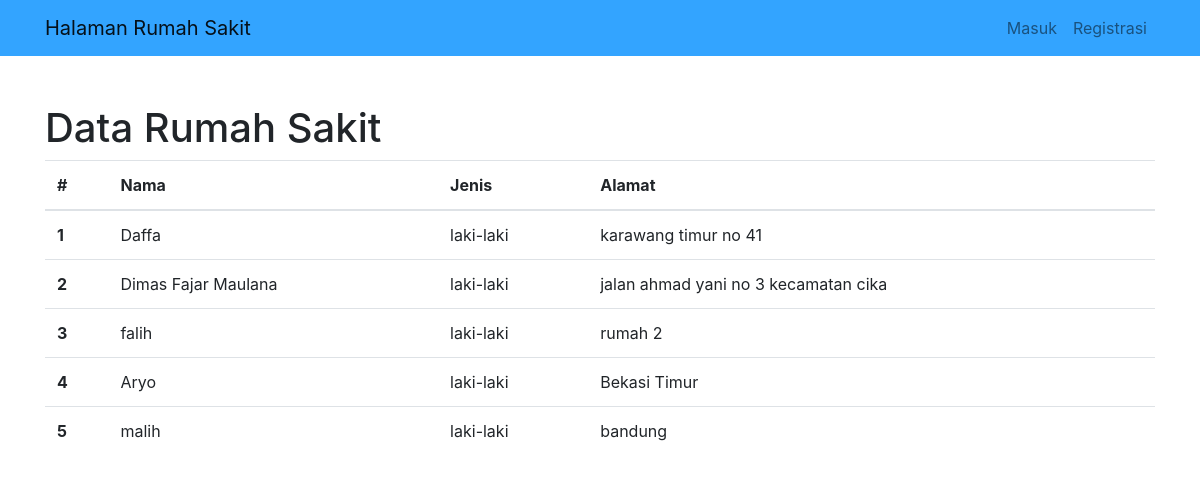
The page / on the database its author committed.
### tables this page shows
CREATE TABLE `hospital` (
  `id` int(11) NOT NULL,
  `nama` varchar(36) NOT NULL,
  `jenis` varchar(36) NOT NULL,
  `alamat` varchar(36) NOT NULL
);

### index.php (the view, shortened to what this page needs)
<?php
include('koneksi.php');
$hospitals = mysqli_query($conn, "SELECT * FROM hospital");
?>
<!DOCTYPE html>
<html lang="en">
<head>
  <link rel="stylesheet" href="https://cdn.jsdelivr.net/npm/bootstrap@4.6.0/dist/css/bootstrap.min.css">
  <link rel="stylesheet" href="https://cdnjs.cloudflare.com/ajax/libs/font-awesome/5.15.3/css/all.min.css">
</head>
<body>
<?php include('navbar.php'); ?>
  <div class="container py-5">
    <h1>Data Rumah Sakit</h1>
    <table class="table">
      <thead>
        <tr>
          <th scope="col">#</th>
          <th scope="col">Nama</th>
          <th scope="col">Jenis</th>
          <th scope="col">Alamat</th>
        </tr>
      </thead>
      <tbody>
        <?php if (mysqli_num_rows($hospitals) > 0) : ?>
          <?php $number = 0; ?>
          <?php while ($hospital = mysqli_fetch_assoc($hospitals)) { ?>
            <tr>
              <th scope="row"><?= ++$number; ?></th>
              <td><?= $hospital['nama']; ?></td>
              <td><?= $hospital['jenis']; ?></td>
              <td><?= $hospital['alamat']; ?></td>
            </tr>
          <?php } ?>
        <?php else : ?>
          <tr>
            <td colspan="6" class="text-center">Tidak ada Data Rumah Sakit</td>
          </tr>
        <?php endif;  ?>
    </table>
  </div>
</body>
</html>

### navbar.php (shortened to what this page needs)
<nav class="navbar navbar-expand-lg navbar-light" style="background-color: #33A4FF; color: #7f5539;">
  <div class="container">
    <a class="navbar-brand" href="index.php">Halaman Rumah Sakit</a>
    <div class="collapse navbar-collapse" id="navbarSupportedContent">
      <ul class="navbar-nav ml-auto">
        <?php if (!isset($_SESSION['username'])) : ?>
          <li class="nav-item">
            <a class="nav-link" href="login.php">Masuk</a>
          </li>
          <li class="nav-item">
            <a class="nav-link" href="register.php">Registrasi</a>
          </li>
        <?php else : ?>
          <li class="nav-item">
            <a class="nav-link" href="logout.php">Keluar</a>
          </li>
        <?php endif; ?>
      </ul>
    </div>
  </div>
</nav>

### rows shown on the page
hospital: nama "Daffa", jenis "laki-laki", alamat "karawang timur no 41"
hospital: nama "Dimas Fajar Maulana", jenis "laki-laki", alamat "jalan ahmad yani no 3 kecamatan cika"
hospital: nama "falih", jenis "laki-laki", alamat "rumah 2"
hospital: nama "Aryo", jenis "laki-laki", alamat "Bekasi Timur"
hospital: nama "malih", jenis "laki-laki", alamat "bandung"
